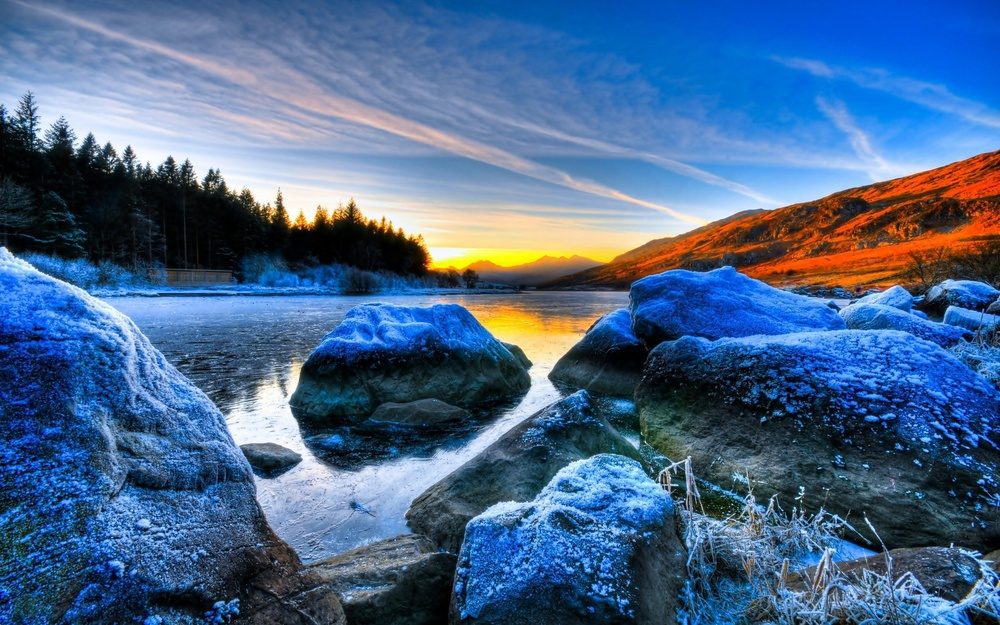
#> input picture walpaper.jpg, 1000 x 625 px, shrunk from 2560 x 1600 before the run, found by its file name
$ python rotation.py
#> lines starting #> are read from the running program, lines starting #| are printed output that depends on the picture
import cv2
import numpy as np
img = cv2.imread('./Image/walpaper.jpg')
#> img is the input picture: shape (625, 1000, 3); mean B, G, R 140.1, 103.3, 72.8
def imagerotation(img,angle):
#> called with angle = 45
    height,width = img.shape[:2]
#> height = 625; width = 1000
    rotation_matrix = cv2.getRotationMatrix2D((width/2,height/2),angle,1)
    dst = cv2.warpAffine(img,rotation_matrix,(width,height))
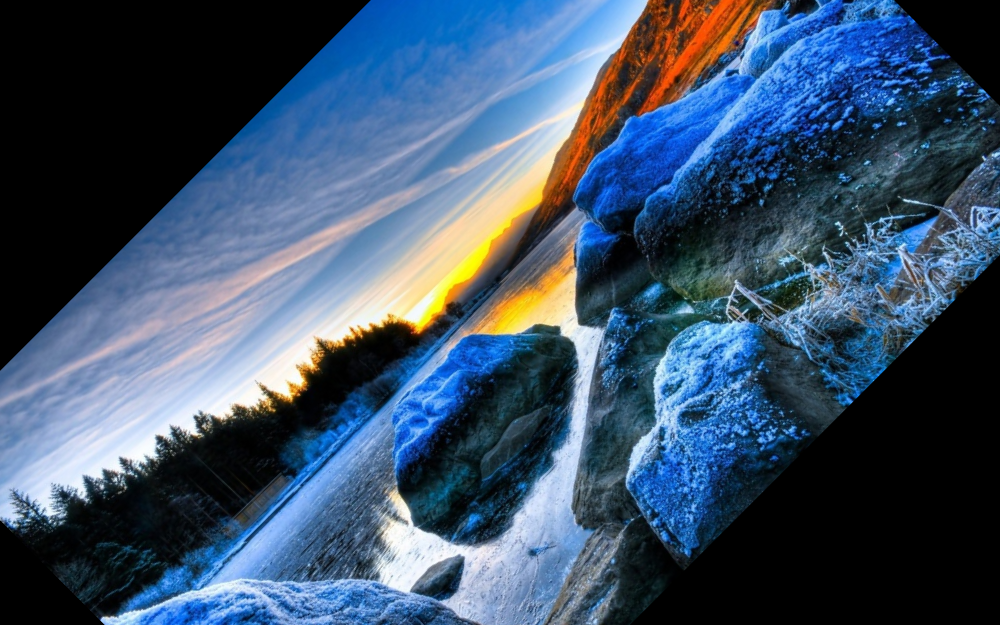
#> dst: shape (625, 1000, 3); mean B, G, R 104.7, 81.7, 61.5
    return dst

rotation_img = imagerotation(img,45)
cv2.imshow('image',rotation_img)
cv2.waitKey(0)
cv2.destroyAllWindows()

$ run again, with profile.jpg copied over walpaper.jpg
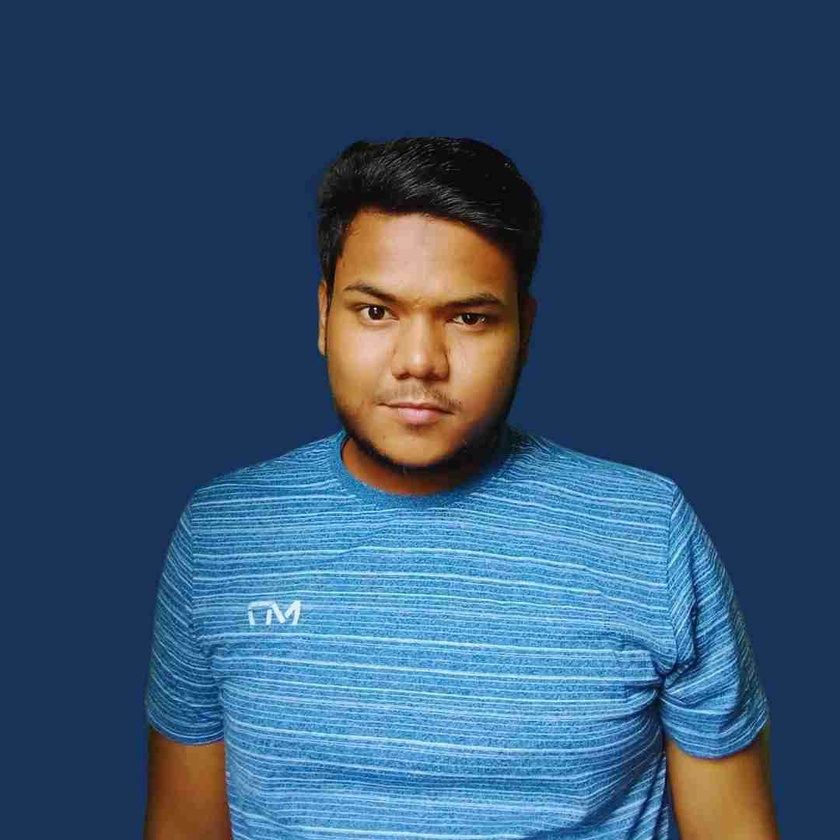
#> input picture profile.jpg, 840 x 840 px, shrunk from 1080 x 1080 before the run, found by its file name
#> img is the input picture: shape (840, 840, 3); mean B, G, R 112.7, 82.5, 52.4
#> in imagerotation, `dst = cv2.warpAffine(img,rotation_matrix,(width,height))`:
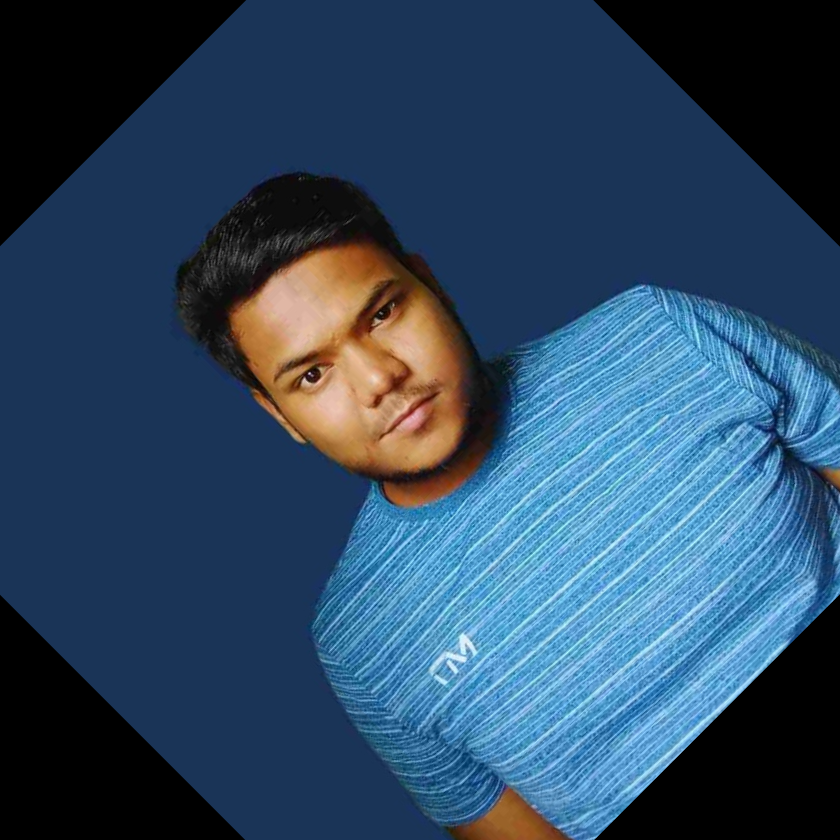
#> dst: shape (840, 840, 3); mean B, G, R 98.1, 72.4, 45.5

$ run again, with x-mirror.jpg copied over walpaper.jpg
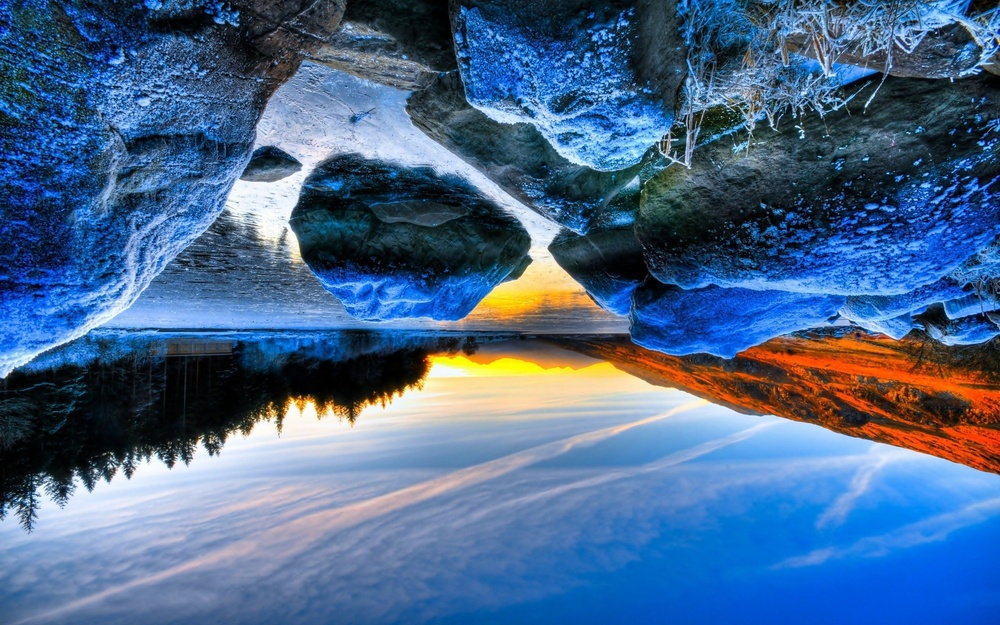
#> input picture x-mirror.jpg, 1000 x 625 px, shrunk from 2560 x 1600 before the run, found by its file name
#> img is the input picture: shape (625, 1000, 3); mean B, G, R 140.1, 103.3, 72.9
#> in imagerotation, `dst = cv2.warpAffine(img,rotation_matrix,(width,height))`:
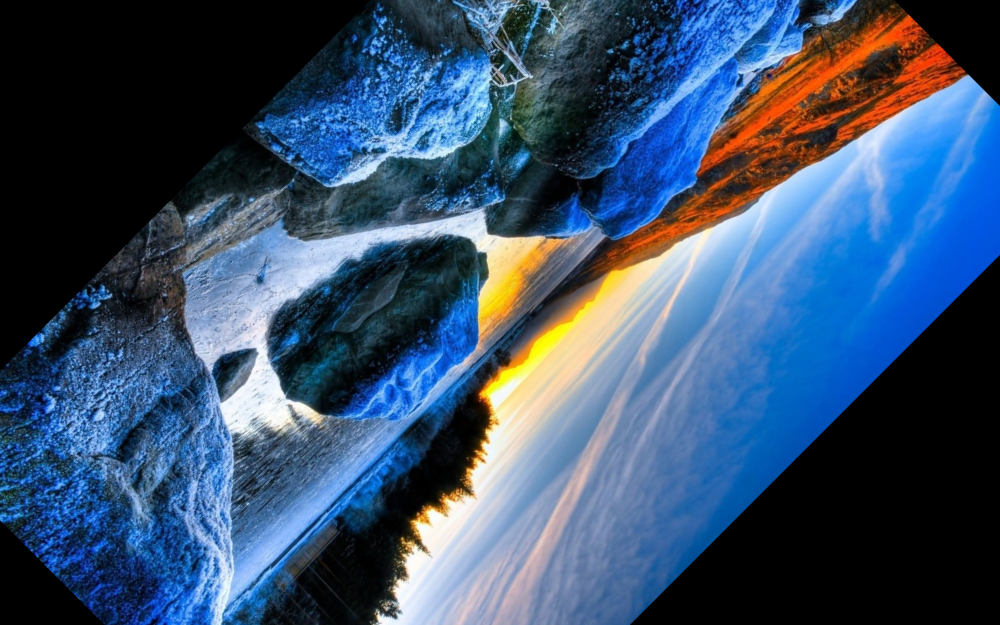
#> dst: shape (625, 1000, 3); mean B, G, R 107.7, 80.1, 57.2

$ run again, with y-mirror.jpg copied over walpaper.jpg
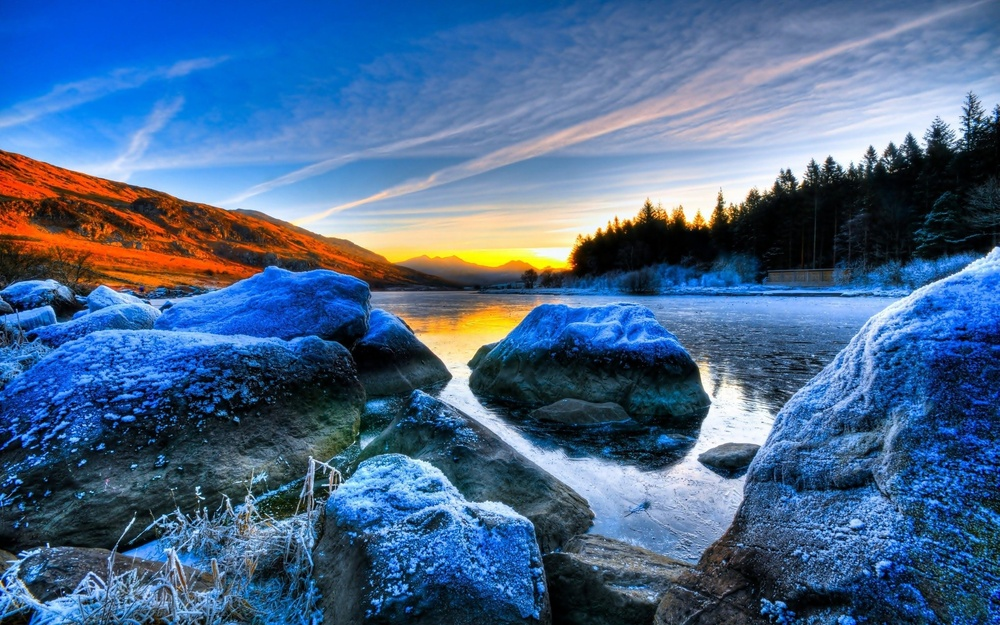
#> input picture y-mirror.jpg, 1000 x 625 px, shrunk from 2560 x 1600 before the run, found by its file name
#> img is the input picture: shape (625, 1000, 3); mean B, G, R 140.1, 103.3, 72.9
#> in imagerotation, `dst = cv2.warpAffine(img,rotation_matrix,(width,height))`:
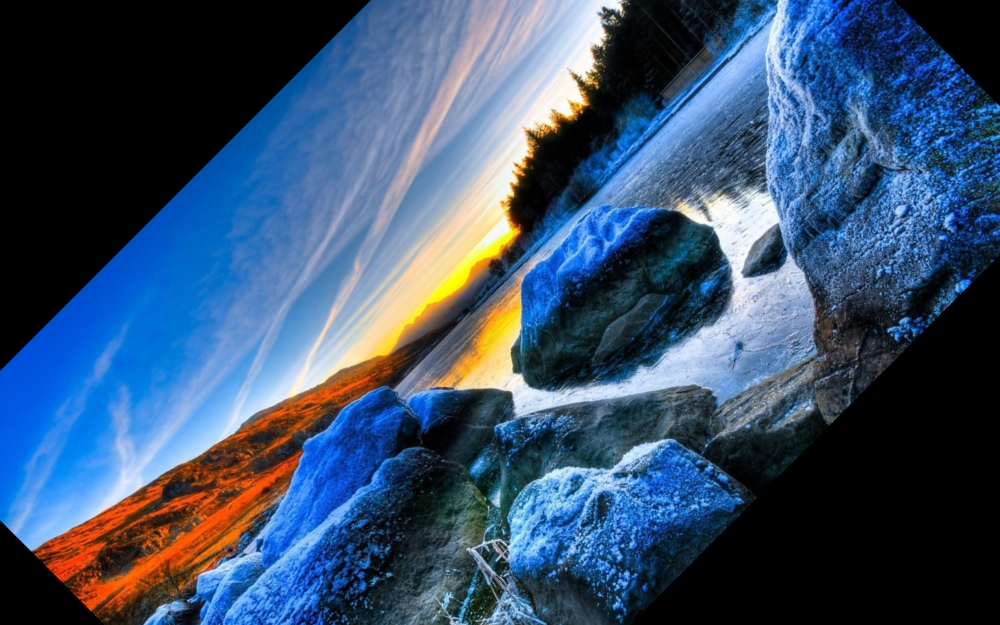
#> dst: shape (625, 1000, 3); mean B, G, R 107.7, 80.2, 57.2
